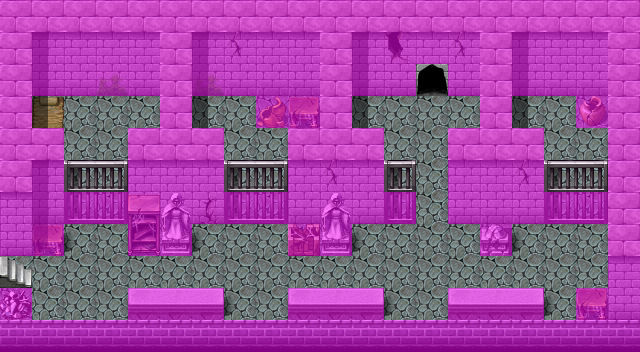

This is a level from a 2D game, rendered from its Tiled map with the project's own tilesets. A one-line summary and the map file follow, with tile-layer data summarised:
An orthogonal 20x11 tile map with 32x32 px tiles, 4 tile layers (Ground, Objects, Above, Walkable), 16 tilesets and 7 objects (5x spawn, 2x mapchange).

<map version="1.0" orientation="orthogonal" width="20" height="11" tilewidth="32" tileheight="32">
    <tileset firstgid="1" name="map_28" tilewidth="32" tileheight="32">
        <image source="../drawable/map_28.png" width="256" height="256" />
    </tileset>
    <tileset firstgid="65" name="map_7" tilewidth="32" tileheight="32">
        <image source="../drawable/map_7.png" width="256" height="256" />
    </tileset>
    <tileset firstgid="129" name="map_22" tilewidth="32" tileheight="32">
        <image source="../drawable/map_22.png" width="256" height="256" />
    </tileset>
    <tileset firstgid="193" name="map_19" tilewidth="32" tileheight="32">
        <image source="../drawable/map_19.png" width="256" height="256" />
    </tileset>
    <tileset firstgid="257" name="map_5" tilewidth="32" tileheight="32">
        <image source="../drawable/map_5.png" width="256" height="256" />
    </tileset>
    <tileset firstgid="321" name="map_10" tilewidth="32" tileheight="32">
        <image source="../drawable/map_10.png" width="256" height="256" />
    </tileset>
    <tileset firstgid="385" name="map_1" tilewidth="32" tileheight="32">
        <image source="../drawable/map_1.png" width="256" height="256" />
    </tileset>
    <tileset firstgid="449" name="map_14" tilewidth="32" tileheight="32">
        <image source="../drawable/map_14.png" width="256" height="256" />
    </tileset>
    <tileset firstgid="513" name="map_0" tilewidth="32" tileheight="32">
        <image source="../drawable/map_0.png" width="256" height="256" />
    </tileset>
    <tileset firstgid="577" name="map_3" tilewidth="32" tileheight="32">
        <image source="../drawable/map_3.png" width="256" height="256" />
    </tileset>
    <tileset firstgid="641" name="map_12" tilewidth="32" tileheight="32">
        <image source="../drawable/map_12.png" width="256" height="256" />
    </tileset>
    <tileset firstgid="705" name="map_23" tilewidth="32" tileheight="32">
        <image source="../drawable/map_23.png" width="256" height="256" />
    </tileset>
    <tileset firstgid="769" name="map_2" tilewidth="32" tileheight="32">
        <image source="../drawable/map_2.png" width="256" height="256" />
    </tileset>
    <tileset firstgid="833" name="map_29" tilewidth="32" tileheight="32">
        <image source="../drawable/map_29.png" width="256" height="256" />
    </tileset>
    <tileset firstgid="897" name="map_11" tilewidth="32" tileheight="32">
        <image source="../drawable/map_11.png" width="256" height="256" />
    </tileset>
    <tileset firstgid="961" name="map_15" tilewidth="32" tileheight="32">
        <image source="../drawable/map_15.png" width="256" height="256" />
    </tileset>
    <layer name="Ground" width="20" height="11">
        <data>[220 cells, 220 non-empty, 5 distinct tile ids]</data>
    </layer>
    <layer name="Objects" width="20" height="11">
        <data>[220 cells, 52 non-empty, 24 distinct tile ids]</data>
    </layer>
    <layer name="Above" width="20" height="11">
        <data>[220 cells, 26 non-empty, 7 distinct tile ids]</data>
    </layer>
    <layer name="Walkable" width="20" height="11">
        <data>[220 cells, 151 non-empty, 1 distinct tile ids]</data>
    </layer>
    <objectgroup name="Mapevents">
        <object name="hole" type="mapchange" x="416" y="64" width="32" height="32">
            <properties>
                <property name="map" value="flagstone2" />
                <property name="place" value="north" />
            </properties>
        </object>
        <object name="up" type="mapchange" x="0" y="256" width="32" height="32">
            <properties>
                <property name="map" value="flagstone_inner" />
                <property name="place" value="down" />
            </properties>
        </object>
    </objectgroup>
    <objectgroup name="Spawn">
        <object name="prisoner2" type="spawn" x="352" y="96" width="128" height="96">
            <properties>
                <property name="spawngroup" value="prisoner2" />
            </properties>
        </object>
        <object name="prisoner2_1" type="spawn" x="32" y="96" width="128" height="96">
            <properties>
                <property name="spawngroup" value="prisoner2" />
            </properties>
        </object>
        <object name="skeleton2" type="spawn" x="128" y="256" width="64" height="32">
            <properties>
                <property name="spawngroup" value="skeleton2" />
            </properties>
        </object>
        <object name="undead1" type="spawn" x="288" y="256" width="64" height="32">
            <properties>
                <property name="spawngroup" value="undead1" />
            </properties>
        </object>
    </objectgroup>
    <objectgroup name="Keys" />
    <objectgroup name="Spawn2" visible="0">
        <object name="undeadrat1" type="spawn" x="64" y="224" width="544" height="96">
            <properties>
                <property name="quantity" value="2" />
                <property name="spawngroup" value="undeadrat1" />
            </properties>
        </object>
    </objectgroup>
</map>
